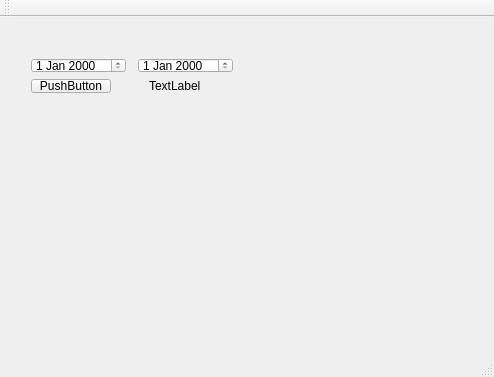
<?xml version="1.0" encoding="UTF-8"?>
<ui version="4.0">
 <class>MainWindow</class>
 <widget class="QMainWindow" name="MainWindow">
  <property name="geometry">
   <rect>
    <x>0</x>
    <y>0</y>
    <width>494</width>
    <height>377</height>
   </rect>
  </property>
  <property name="windowTitle">
   <string>MainWindow</string>
  </property>
  <widget class="QWidget" name="centralWidget">
   <widget class="QWidget" name="">
    <property name="geometry">
     <rect>
      <x>20</x>
      <y>30</y>
      <width>224</width>
      <height>57</height>
     </rect>
    </property>
    <layout class="QVBoxLayout" name="verticalLayout">
     <item>
      <layout class="QHBoxLayout" name="horizontalLayout_3">
       <item>
        <layout class="QHBoxLayout" name="horizontalLayout_2">
         <item>
          <widget class="QDateEdit" name="dateEdit"/>
         </item>
         <item>
          <spacer name="horizontalSpacer">
           <property name="orientation">
            <enum>Qt::Horizontal</enum>
           </property>
           <property name="sizeHint" stdset="0">
            <size>
             <width>40</width>
             <height>20</height>
            </size>
           </property>
          </spacer>
         </item>
        </layout>
       </item>
       <item>
        <widget class="QDateEdit" name="dateEdit_2"/>
       </item>
      </layout>
     </item>
     <item>
      <layout class="QHBoxLayout" name="horizontalLayout">
       <item>
        <widget class="QPushButton" name="pushButton">
         <property name="text">
          <string>PushButton</string>
         </property>
        </widget>
       </item>
       <item>
        <spacer name="horizontalSpacer_2">
         <property name="orientation">
          <enum>Qt::Horizontal</enum>
         </property>
         <property name="sizeHint" stdset="0">
          <size>
           <width>40</width>
           <height>20</height>
          </size>
         </property>
        </spacer>
       </item>
       <item>
        <widget class="QLabel" name="label">
         <property name="text">
          <string>TextLabel</string>
         </property>
        </widget>
       </item>
       <item>
        <spacer name="horizontalSpacer_3">
         <property name="orientation">
          <enum>Qt::Horizontal</enum>
         </property>
         <property name="sizeHint" stdset="0">
          <size>
           <width>40</width>
           <height>20</height>
          </size>
         </property>
        </spacer>
       </item>
      </layout>
     </item>
    </layout>
   </widget>
  </widget>
  <widget class="QMenuBar" name="menuBar">
   <property name="geometry">
    <rect>
     <x>0</x>
     <y>0</y>
     <width>494</width>
     <height>21</height>
    </rect>
   </property>
  </widget>
  <widget class="QToolBar" name="mainToolBar">
   <attribute name="toolBarArea">
    <enum>TopToolBarArea</enum>
   </attribute>
   <attribute name="toolBarBreak">
    <bool>false</bool>
   </attribute>
  </widget>
  <widget class="QStatusBar" name="statusBar"/>
 </widget>
 <layoutdefault spacing="6" margin="11"/>
 <resources/>
 <connections/>
</ui>
